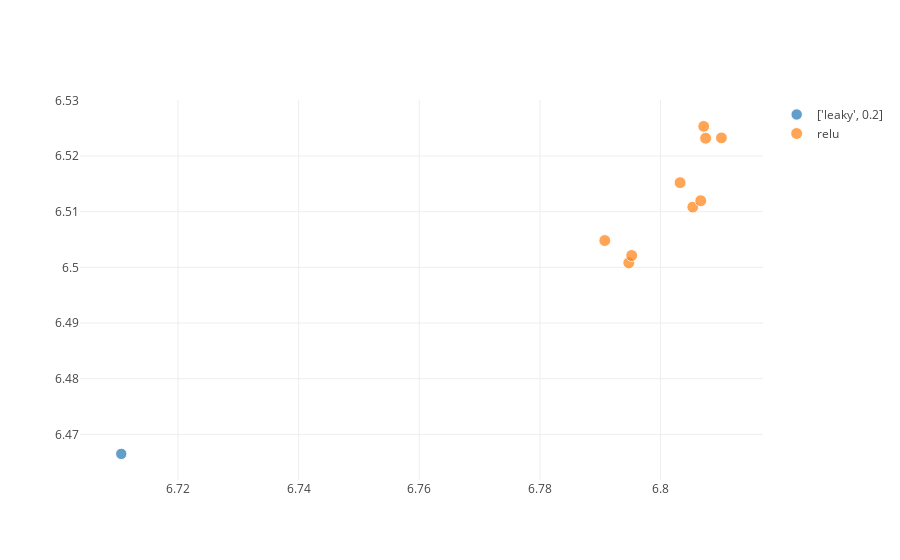

The code cell stored with this chart in its notebook:
### Code cell
trace = []
facet = 'activation_full'
for v in sorted(b[facet].unique()):
    trace.append(go.Scatter(
        x = b[b[facet]==v]['test']['mean'],
        y = b[b[facet]==v]['val']['mean'],
        text='F-'+b[b[facet]==v]['full'].astype(str) + 'D-' + b[b[facet]==v]['fulldrop'].astype(str) + '-L' + b[b[facet]==v]['lag'].astype(str)+ '-F' + b[b[facet]==v]['lag'].astype(str), 
        mode = 'markers', name=v,
        marker={'size':b[b[facet]==v]['test']['std']*15}
    ))
py.iplot(trace, filename='basic-scatter')

### Figure 1 — Plotly figure (JSON) as saved in the notebook; plotly's stock layout.template omitted (floating-point values rounded to 4 significant figures)
{"data": [{"marker": {"size": [11.38]}, "mode": "markers", "name": "['leaky', 0.2]", "text": ["F-[64]D-0.0-L18-F18"], "type": "scatter", "uid": "78d27bfc-bda8-460e-b6d1-cd6dce60f322", "x": [6.711], "y": [6.466]}, {"marker": {"size": [11.82, 11.89, 11.9, 11.94, 11.9, 11.92, 11.84, 11.8, 11.93]}, "mode": "markers", "name": "relu", "text": ["F-[128]D-0.0-L18-F18", "F-[128]D-0.1-L18-F18", "F-[128]D-0.3-L18-F18", "F-[256]D-0.0-L18-F18", "F-[256]D-0.1-L18-F18", "F-[256]D-0.3-L18-F18", "F-[64]D-0.0-L18-F18", "F-[64]D-0.1-L18-F18", "F-[64]D-0.3-L18-F18"], "type": "scatter", "uid": "b89ab6c4-92a8-4995-acb7-cdea71b740cf", "x": [6.805, 6.807, 6.803, 6.795, 6.791, 6.795, 6.81, 6.807, 6.807], "y": [6.511, 6.512, 6.515, 6.501, 6.505, 6.502, 6.523, 6.525, 6.523]}], "layout": {}}
